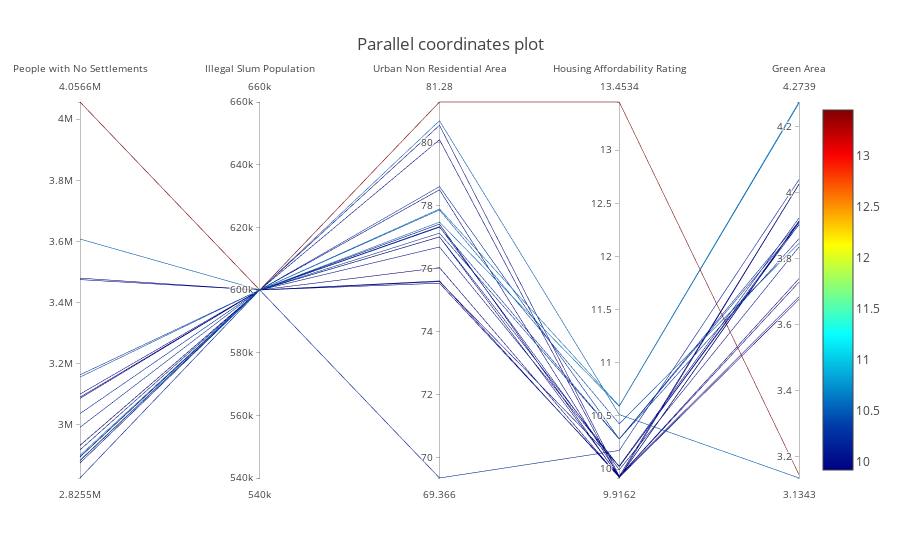

Notebook source saved alongside this figure:
### Code cell
# create the parcoord

df_parallel = df_minimax_maximin

data = [
    Parcoords(
        line = dict(color = df_parallel['Housing Affordability Rating'],
                   colorscale = 'Jet',
                   showscale = True,
                   reversescale = False,
                   cmin = df_parallel['Housing Affordability Rating'].min(),
                   cmax = df_parallel['Housing Affordability Rating'].max()),

        dimensions = list([
             dict(label ='People with No Settlements'  ,
                values =df_parallel['People with No Settlements']  ),
            dict(label ='Illegal Slum Population'  ,
                values =df_parallel['Illegal Slum Population']  ),
            dict(label = 'Urban Non Residential Area',
                values = df_parallel['Urban Non Residential Area']),
            dict(label = 'Housing Affordability Rating',
                values = df_parallel['Housing Affordability Rating']),
            dict(label = 'Green Area',
                values = df_parallel['Green Area'])
            
        ])
    )
]


layout = Layout(
    title = "Parallel coordinates plot"

)
fig = Figure(data=data, layout=layout)
iplot(fig)

### Figure 1 — Plotly figure (JSON) as saved in the notebook; plotly's stock layout.template omitted (floating-point values rounded to 4 significant figures)
{"data": [{"dimensions": [{"label": "People with No Settlements", "values": [2825000.0, 2894000.0, 3100000.0, 3608000.0, 2932358, 2932000.0, 2882000.0, 3475093, 3480000.0, 2895000.0, 2875000.0, 2899672, 3036440, 2991394, 3090000.0, 3086000.0, 2917577, 3163000.0, 4057000.0, 3155694, 2884000.0]}, {"label": "Illegal Slum Population", "values": [600000, 600000, 600000, 600000, 600000, 600000, 600000, 600000, 600000, 600000, 600000, 600000, 600000, 600000, 600000, 600000, 600000, 600000, 600000, 600000, 600000]}, {"label": "Urban Non Residential Area", "values": [69.37, 75.61, 77.33, 80.69, 77.01, 76.69, 75.59, 80.08, 80.54, 76.03, 75.54, 77.89, 77.31, 77.12, 78.5, 77.41, 77.01, 78.6, 81.28, 77.86, 77.47]}, {"label": "Housing Affordability Rating", "values": [10.18, 9.923, 9.993, 10.51, 10.02, 10.02, 10.03, 9.916, 9.933, 9.923, 9.932, 10.59, 10.28, 10.28, 9.932, 9.923, 9.932, 10.28, 13.45, 10.43, 10.59]}, {"label": "Green Area", "values": [4.038, 3.912, 3.835, 3.134, 3.909, 3.903, 3.922, 4.025, 4.025, 3.913, 3.738, 4.274, 3.901, 3.912, 3.684, 3.676, 3.728, 3.859, 3.144, 3.846, 4.27]}], "line": {"cmax": 13.45, "cmin": 9.916, "color": [10.18, 9.923, 9.993, 10.51, 10.02, 10.02, 10.03, 9.916, 9.933, 9.923, 9.932, 10.59, 10.28, 10.28, 9.932, 9.923, 9.932, 10.28, 13.45, 10.43, 10.59], "colorscale": "Jet", "reversescale": false, "showscale": true}, "type": "parcoords"}], "layout": {"title": "Parallel coordinates plot"}}
